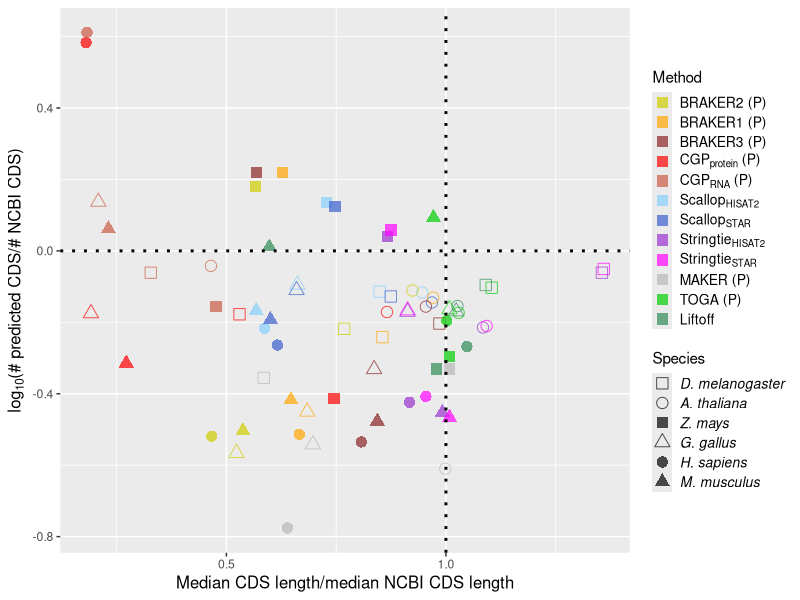
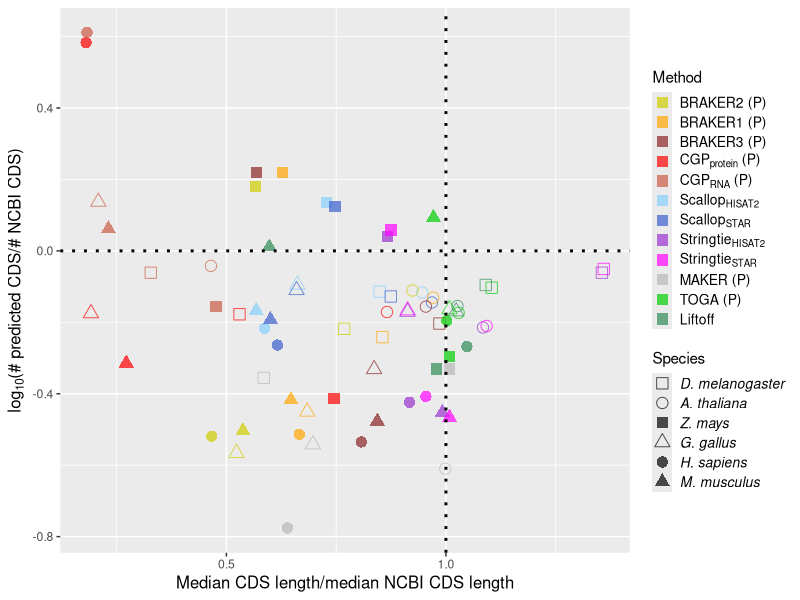

R code for these plots, in order:
## ---- chunk 1
currentdir=getwd()
setwd(currentdir)
library(tidyverse)
## ---- chunk 2
annotations <-read_csv("../../data/Table_S3.csv")
annotations <- annotations %>% filter(!method %in% c("BrkProt-unfilt","BrkProt-fullsupport","BrkRNA-unfilt",
                                                     "BrkRNA-fullsupport","CGPdenovo","TSEBRA","MakerNoRnaNoEvm",
                                                     "MakerRnaEvm","MakerNoRnaEvm")) 

methodlabels<-c("BRAKER2 (P)","BRAKER1 (P)","BRAKER3 (P)",expression(paste(CGP[protein]," (P)")),expression(paste(CGP[RNA]," (P)")),expression(Scallop[HISAT2]),expression(Scallop[STAR]),expression(Stringtie[HISAT2]),expression(Stringtie[STAR]),"MAKER (P)","TOGA (P)","Liftoff")

annotations$method <- factor(annotations$method,levels=c("BrkProt","BrkRNA","Braker3","CGPprotein","CGPrnaseq",
                                           "ScalHisat","ScalStar","StrHisat","StrStar","MakerRnaNoEvm","TOGA","liftoff"))

annotations <- annotations %>% mutate(species = str_replace(species, "dmelanogaster", "D. melanogaster")) %>%
     mutate(species = str_replace(species, "dpseudoobscura", "D. pseudoobscura")) %>%  
     mutate(species = str_replace(species, "dyakuba", "D. yakuba")) %>%
     mutate(species = str_replace(species, "alyrata", "A. lyrata")) %>%
     mutate(species = str_replace(species, "athaliana", "A. thaliana")) %>%
     mutate(species = str_replace(species, "boleracea", "B. oleracea")) %>%
     mutate(species = str_replace(species, "crubella", "C. rubella")) %>%
     mutate(species = str_replace(species, "osativa", "O. sativa")) %>%
     mutate(species = str_replace(species, "sitalica", "S. italica")) %>%
     mutate(species = str_replace(species, "bdistachyon", "B. distachyon")) %>%
     mutate(species = str_replace(species, "zmays", "Z. mays")) %>%
     mutate(species = str_replace(species, "bmori", "B. mori")) %>%
     mutate(species = str_replace(species, "herato", "H. erato")) %>%
     mutate(species = str_replace(species, "dplexippus", "D. plexippus")) %>%
     mutate(species = str_replace(species, "human", "H. sapiens")) %>%
     mutate(species = str_replace(species, "macaque", "M. mulatta")) %>%
     mutate(species = str_replace(species, "dog", "C. familiaris")) %>%
     mutate(species = str_replace(species, "mouse", "M. musculus")) %>%
     mutate(species = str_replace(species, "chicken", "G. gallus")) %>%
     mutate(species = str_replace(species, "quail", "C. japonica")) %>%
     mutate(species = str_replace(species, "mallard", "A. platyrhynchos"))


annotations <- annotations %>% mutate_at(vars(species),factor,levels=c("D. melanogaster",
              "D. yakuba", "D. pseudoobscura","A. thaliana", "A. lyrata","C. rubella","B. oleracea","Z. mays","S. italica","O. sativa",
               "B. distachyon", "G. gallus","C. japonica","A. platyrhynchos","H. sapiens","M. mulatta","M. musculus","C. familiaris","H. erato","D. plexippus","B. mori"))
## ---- chunk 3
refratio_biplot<- annotations %>% filter(species %in% c("H. sapiens","G. gallus","A. thaliana","D. melanogaster","Z. mays","M. musculus")) %>% ggplot() + 
     geom_point(mapping=aes(y=log10(number_CDS/protcod_mRNA_NCBI),x=MedianCDSLength/RefMedianCDSLength,color=method,shape=species),alpha=0.7,size=3.5) +
    ylab(expression(paste(log[10],"(# predicted CDS/# NCBI CDS)"))) +
    xlab("Median CDS length/median NCBI CDS length")  + 
    scale_color_manual(labels=methodlabels,values=c("yellow3","orange","brown4", "red","coral3", "lightskyblue", "royalblue3","darkorchid3", "magenta","gray72","green3","seagreen")) +
     scale_shape_manual(values=c(0,1,15,2,16,17)) +
     theme(axis.title=element_text(size=12),legend.text.align = 0,legend.spacing.y = unit(0.15, "cm"),legend.key.size= unit(0.5, "cm")) + 
    guides(color = guide_legend(title = "Method",override.aes = list(shape=15),order=1,label.theme = element_text(angle = 0, size=10,face = "plain"))) +
    guides(shape = guide_legend(title = "Species",order=2,label.theme = element_text(angle = 0, size=10,face = "italic"))) +
  geom_vline(xintercept=1,linetype="dotted",size=1,color="black") +
  geom_hline(yintercept=0,linetype="dotted",size=1,color="black")
  

print(refratio_biplot)
ggsave(refratio_biplot,file="Figure2.pdf",width=6,height=5) 
